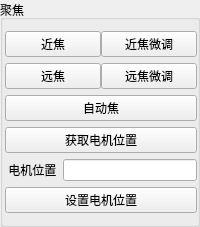
              <widget class="QGroupBox" name="groupBox_11">
               <property name="title">
                <string>聚焦</string>
               </property>
               <layout class="QHBoxLayout" name="horizontalLayout_17">
                <property name="leftMargin">
                 <number>2</number>
                </property>
                <property name="rightMargin">
                 <number>0</number>
                </property>
                <item>
                 <layout class="QVBoxLayout" name="verticalLayout_2">
                  <item>
                   <layout class="QHBoxLayout" name="horizontalLayout_2">
                    <property name="spacing">
                     <number>0</number>
                    </property>
                    <item>
                     <widget class="QPushButton" name="pushButton_34">
                      <property name="text">
                       <string>近焦</string>
                      </property>
                     </widget>
                    </item>
                    <item>
                     <widget class="QPushButton" name="pushButton_65">
                      <property name="text">
                       <string>近焦微调</string>
                      </property>
                     </widget>
                    </item>
                   </layout>
                  </item>
                  <item>
                   <layout class="QHBoxLayout" name="horizontalLayout_4">
                    <property name="spacing">
                     <number>0</number>
                    </property>
                    <item>
                     <widget class="QPushButton" name="pushButton_39">
                      <property name="text">
                       <string>远焦</string>
                      </property>
                     </widget>
                    </item>
                    <item>
                     <widget class="QPushButton" name="pushButton_66">
                      <property name="text">
                       <string>远焦微调</string>
                      </property>
                     </widget>
                    </item>
                   </layout>
                  </item>
                  <item>
                   <widget class="QPushButton" name="pushButton_38">
                    <property name="text">
                     <string>自动焦</string>
                    </property>
                   </widget>
                  </item>
                  <item>
                   <widget class="QPushButton" name="pushButton_40">
                    <property name="text">
                     <string>获取电机位置</string>
                    </property>
                   </widget>
                  </item>
                  <item>
                   <layout class="QHBoxLayout" name="horizontalLayout_15">
                    <property name="spacing">
                     <number>0</number>
                    </property>
                    <item>
                     <widget class="QLabel" name="label_26">
                      <property name="text">
                       <string> 电机位置  </string>
                      </property>
                     </widget>
                    </item>
                    <item>
                     <widget class="QLineEdit" name="lineEdit_14"/>
                    </item>
                   </layout>
                  </item>
                  <item>
                   <widget class="QPushButton" name="pushButton_37">
                    <property name="text">
                     <string>设置电机位置</string>
                    </property>
                   </widget>
                  </item>
                 </layout>
                </item>
               </layout>
              </widget>
